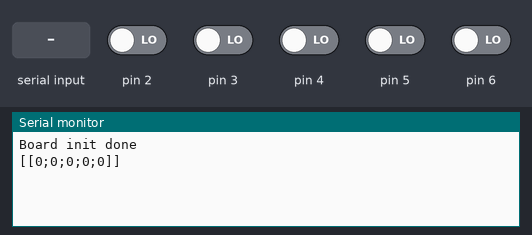
A sketch run on a simulated Arduino Uno, built with avr-gcc and run on an emulated ATmega328P. On the bench: the last lines printed to the serial monitor. The test bench sets the inputs (shaded band); at power-on: pin 2–6 LOW.

Above: at 1.2 s.
1.3 s: pin 2 driven HIGH
At 2.5 s:
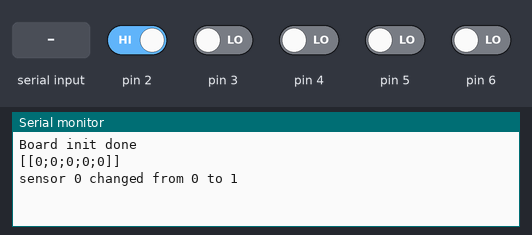
2.8 s: "<90,45>" received over Serial
At 4.0 s:
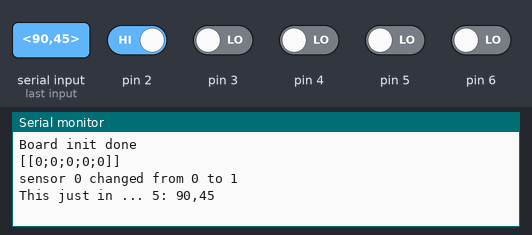
4.3 s: "<5>" received over Serial
At 5.1 s:
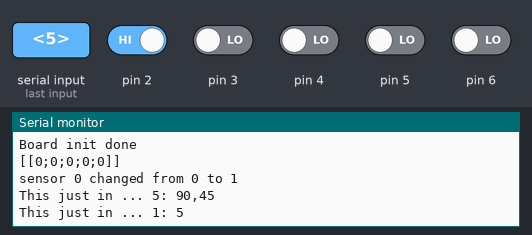
5.8 s: "<S90>" received over Serial
At 6.3 s:
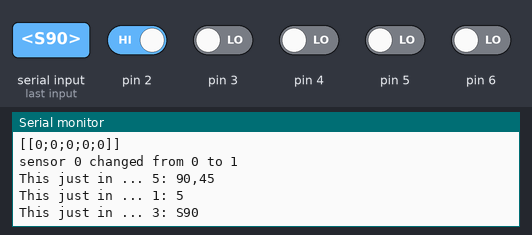
7.3 s: "<S,45>" received over Serial
At 8.5 s:
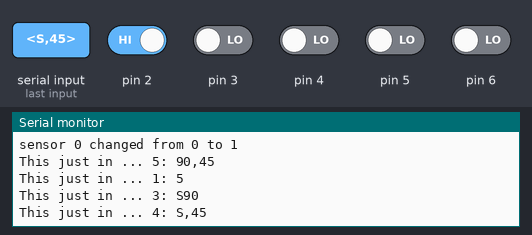
8.8 s: "<L90>" received over Serial
At 9.8 s:
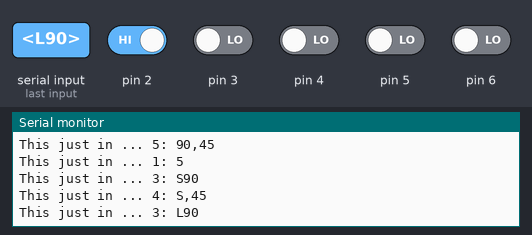

Measured:
- after the input at 1.3 s, the serial monitor: prints a new line at once (image 1)
- after the input at 2.8 s, the serial monitor: prints a new line at once (image 2)
- after the input at 4.3 s, the serial monitor: prints a new line at once (image 3)
- after the input at 5.8 s, the serial monitor: prints a new line at once (image 4)
- after the input at 7.3 s, the serial monitor: prints a new line at once (image 5)
- after the input at 8.8 s, the serial monitor: prints a new line at once (image 6)

The sketch:

board.ino
```cpp
const int numChars = 600;
char receivedChars[numChars];
boolean newCommand = false;
int receivedCount = 0;

int locations[5];
int sensors[5] = {0};

void setup()
{
  sensors[0] = 2;
  sensors[1] = 3;
  sensors[2] = 4;
  sensors[3] = 5;
  sensors[4] = 6;

  Serial.begin(9600);

  for (int i = 0; i < 5; i++)
  {
    pinMode(sensors[i], INPUT);
    locations[i] = digitalRead(sensors[i]);
  }

  Serial.println("Board init done");
  sendBoard();
}

void loop()
{

  receiveCommand();
  processCommand();

  boolean changed = false;
  for (int i = 0; i < 5; i++)
  {
    int temp = digitalRead(sensors[i]);

    if (locations[i] != temp)
    {

      Serial.print("sensor ");
      Serial.print(i);
      Serial.print(" changed from ");
      Serial.print(locations[i]);
      Serial.print(" to ");
      Serial.println(temp);
      locations[i] = temp;
      //changed = true;
    }
  }
  /*if (changed)
  {
    sendBoard();
    changed = false;
  }
  delay(100);*/
}

void sendBoard()
{
  Serial.print("[[");
  for (int i = 0; i < 5; i++)
  {
    Serial.print(locations[i]);
    if (i < 4)
    {
      Serial.print(";");
    }
  }

  Serial.println("]]");
}

void receiveCommand()
{
  static boolean recvInProgress = false;
  static int ndx = 0;
  char startMarker = '<';
  char endMarker = '>';
  char rc;

  while (Serial.available() > 0 && newCommand == false)
  {
    rc = Serial.read();

    if (recvInProgress == true)
    {
      if (rc != endMarker)
      {
        receivedChars[ndx] = rc;
        ndx++;
        if (ndx >= numChars)
        {
          ndx = numChars - 1;
        }
      }
      else if (rc == endMarker)
      {
        receivedChars[ndx] = '\0'; // terminate the string
        recvInProgress = false;
        receivedCount = ndx;
        ndx = 0;
        newCommand = true;
      }
    }

    else if (rc == startMarker)
    {
      recvInProgress = true;
    }
  }
}

void processCommand()
{
  if (newCommand == true)
  {
    Serial.print("This just in ... ");
    Serial.print(receivedCount);
    Serial.print(": ");
    Serial.println(receivedChars);

    char cmd = receivedChars[0];

    //----------------------------------------
    // VALID INCOMING CMDS

    // SLxxy - S(et) L(ed) XX (00-23) Y (0 or 1)
    // SAx - S(et) A(nimation) X (0 or 1 or 2)
    // CL - Clear board
    // S(et) B(oard) XXXXX....  (24 0's or 1's)

    //-----------------------------------------------
    if (receivedChars[0] == 'S') // Set value on or off
    {
      //char state_object = receivedChars[1];
      uint8_t state_object_value = receivedChars[2] - '0';

      if (receivedChars[1] == 'L')
      {
      }
      if (receivedChars[1] == 'A')
      {
      }

      if (receivedChars[1] == 'B')
      {
      }
    }

    newCommand = false;
  }
}
```
